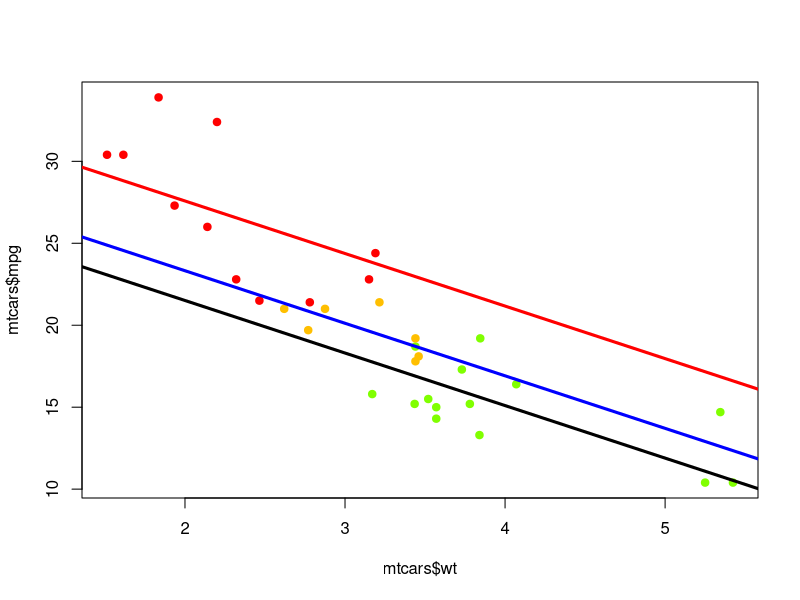
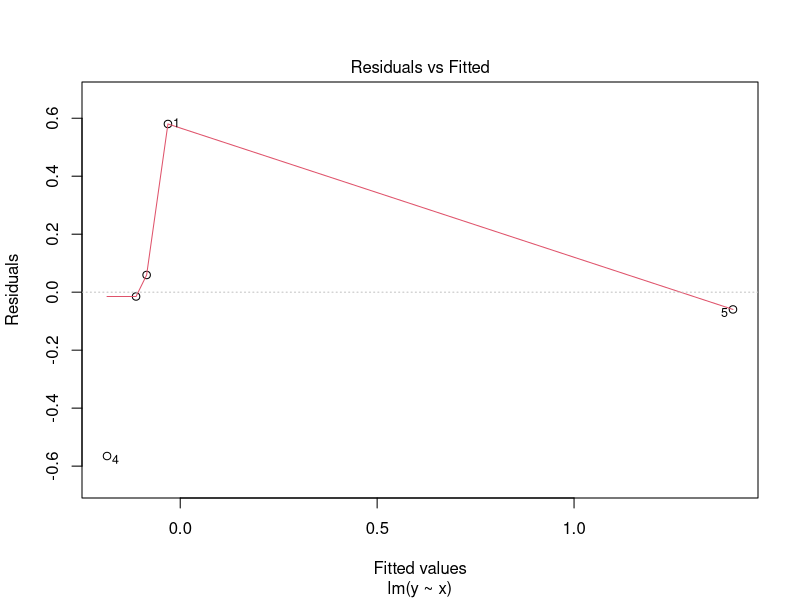
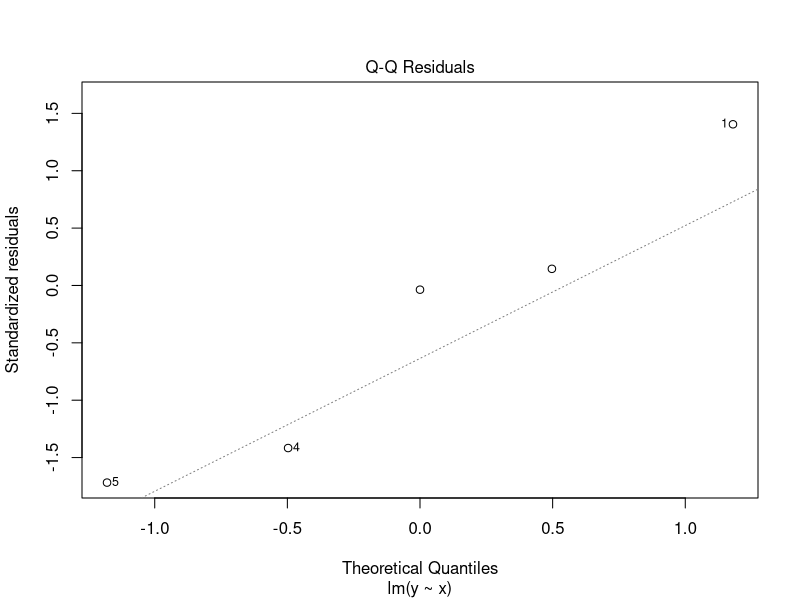
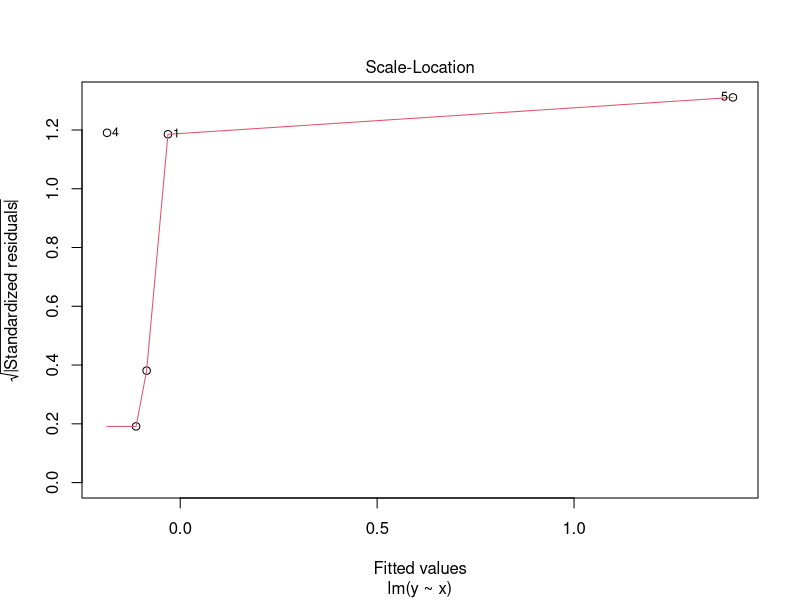
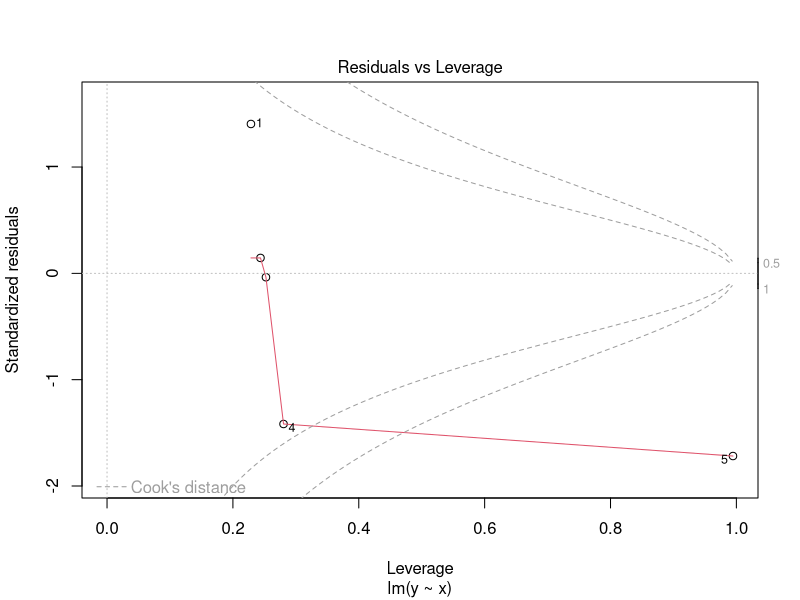

The R source for these figures, in order:
attach(mtcars)

# Q1 
mtcars$cyl = as.factor(cyl)
lm1 = lm(mpg ~ as.factor(cyl) + wt)
lm2 = lm(mpg ~ as.factor(cyl))
summary(lm1)
summary(lm2)
install.packages("swirl")
fit2<-lm(mpg ~ cyl +wt, data=mtcars)
mycol=rainbow(8)
plot(mtcars$wt, mtcars$mpg, pch=19, col=mycol[mtcars$cyl])
abline(c(fit2$coeff[1],fit2$coeff[4]),col="red",lwd=3)
abline(c(fit2$coeff[1] + fit2$coeff[2] ,fit2$coeff[4]),col="blue",lwd=3)
abline(c(fit2$coeff[1] + fit2$coeff[3] ,fit2$coeff[4]),col="black",lwd=3)


# Q3
fit<-lm(mpg~factor(cyl)+wt,data=mtcars)
fit1<-lm(mpg~factor(cyl)+wt+interaction(cyl,wt),data=mtcars)
anova(fit1, fit2)

# Q4
fit3 = lm(mpg ~ I(wt * 0.5) + factor(cyl), data = mtcars)
summary(fit3)


# Q5
x <- c(0.586, 0.166, -0.042, -0.614, 11.72)
y <- c(0.549, -0.026, -0.127, -0.751, 1.344)
fitQ5 = lm(y ~ x)
plot(fitQ5)

round(hatvalues(fitQ5), 3)


# Q6
round(dfbetas(fitQ5)[1 : 5, 2 ], 3)

